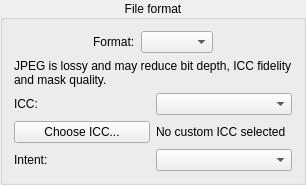
    <widget class="CollapsibleGroupBox" name="fileFormatPanel">
     <property name="title">
      <string>File format</string>
     </property>
     <property name="alignment">
      <set>Qt::AlignCenter</set>
     </property>
     <layout class="QVBoxLayout" name="verticalLayout_21">
      <item>
       <layout class="QHBoxLayout" name="horizontalLayout_28">
        <item>
         <spacer name="horizontalSpacer_57">
          <property name="orientation">
           <enum>Qt::Horizontal</enum>
          </property>
          <property name="sizeHint" stdset="0">
           <size>
            <width>1</width>
            <height>1</height>
           </size>
          </property>
         </spacer>
        </item>
        <item>
         <widget class="QLabel" name="outputFormatLabel">
          <property name="text">
           <string>Format:</string>
          </property>
         </widget>
        </item>
        <item>
         <widget class="QComboBox" name="outputFormatBox"/>
        </item>
        <item>
         <spacer name="horizontalSpacer_58">
          <property name="orientation">
           <enum>Qt::Horizontal</enum>
          </property>
          <property name="sizeHint" stdset="0">
           <size>
            <width>1</width>
            <height>1</height>
           </size>
          </property>
         </spacer>
        </item>
       </layout>
      </item>
      <item>
       <widget class="QLabel" name="lossyFormatWarningLabel">
        <property name="text">
         <string>JPEG is lossy and may reduce bit depth, ICC fidelity and mask quality.</string>
        </property>
        <property name="wordWrap">
         <bool>true</bool>
        </property>
       </widget>
      </item>
      <item>
       <layout class="QHBoxLayout" name="horizontalLayoutOutputProfile">
        <item>
         <widget class="QLabel" name="outputProfileLabel">
          <property name="text">
           <string>ICC:</string>
          </property>
         </widget>
        </item>
        <item>
         <widget class="QComboBox" name="outputProfileBox"/>
        </item>
       </layout>
      </item>
      <item>
       <layout class="QHBoxLayout" name="horizontalLayoutCustomProfile">
        <item>
         <widget class="QPushButton" name="customProfileButton">
          <property name="text">
           <string>Choose ICC...</string>
          </property>
         </widget>
        </item>
        <item>
         <widget class="QLabel" name="customProfilePathLabel">
          <property name="text">
           <string>No custom ICC selected</string>
          </property>
          <property name="wordWrap">
           <bool>true</bool>
          </property>
         </widget>
        </item>
       </layout>
      </item>
      <item>
       <layout class="QHBoxLayout" name="horizontalLayoutRenderingIntent">
        <item>
         <widget class="QLabel" name="renderingIntentLabel">
          <property name="text">
           <string>Intent:</string>
          </property>
         </widget>
        </item>
        <item>
         <widget class="QComboBox" name="renderingIntentBox"/>
        </item>
       </layout>
      </item>
     </layout>
    </widget>
